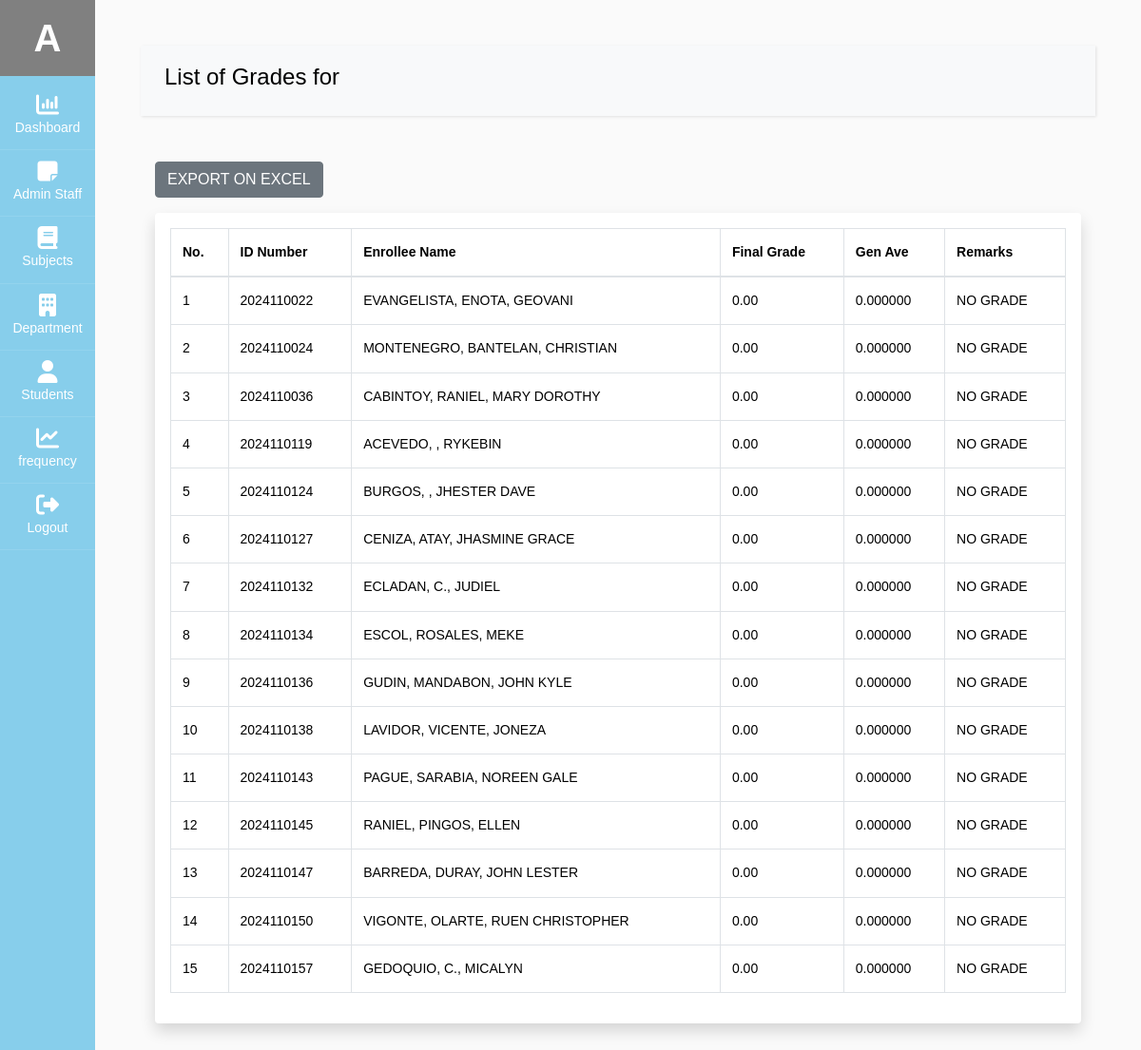
Page /admin/view_subject.php?subject_id=237 (signed in) on the committed database.
### tables this page shows
CREATE TABLE `user` (
  `admin_id` int(11) NOT NULL,
  `fname` varchar(60) NOT NULL,
  `mname` varchar(60) DEFAULT NULL,
  `lname` varchar(60) NOT NULL,
  `email` varchar(100) NOT NULL,
  `username` varchar(100) NOT NULL,
  `password` varchar(100) NOT NULL,
  `type` varchar(20) NOT NULL,
  `profile_img` varchar(255) DEFAULT NULL,
  `status` int(11) NOT NULL DEFAULT 1
);

CREATE TABLE `student` (
  `stud_id` int(11) NOT NULL,
  `stud_course` text NOT NULL,
  `stud_fname` varchar(60) NOT NULL,
  `stud_mname` varchar(60) DEFAULT NULL,
  `stud_lname` varchar(60) NOT NULL,
  `stud_phone` varchar(60) NOT NULL,
  `stud_bday` date NOT NULL,
  `stud_address` varchar(60) NOT NULL,
  `stud_gender` varchar(60) NOT NULL,
  `stud_year_level` varchar(60) NOT NULL,
  `stud_section` varchar(60) NOT NULL,
  `stud_sem` varchar(60) NOT NULL,
  `stud_academic_status` varchar(60) NOT NULL,
  `stud_school_year` varchar(255) NOT NULL,
  `stud_status` int(11) NOT NULL DEFAULT 1
);

### db/db.php (called while the page is built, shortened)
<?php
class db_connect
{
    public $host = db_host;
    public $user = db_user;
    public $pass = db_pass;
    public $name = db_name;
    public function connect()
    {
        try {
            $this->conn = new mysqli($this->host, $this->user, $this->pass, $this->name);
        } catch (\Throwable $th) {
            header("Location:setup.php");
        }
    }
}

### db/class.php (called while the page is built, shortened)
<?php
include('db.php');
class global_class extends db_connect
{
    public function get_All_studentBasedSubject($subject_id)
    {
        $query = $this->conn->prepare("
            SELECT sub.course_code,ss.ss_stud_id, AVG(ss.ss_final_grade) AS general_average,stud.stud_fname,stud.stud_mname,stud.stud_lname,stud_id,ss_final_grade
            FROM `student_subject` AS ss
            LEFT JOIN subject AS sub ON sub.subject_id = ss.ss_subject_id
            LEFT JOIN student AS stud ON stud.stud_id = ss.ss_stud_id
            WHERE ss.ss_subject_id = ? AND stud.stud_status = '1'
            GROUP BY ss.ss_stud_id;
        ");
        $query->bind_param("i", $subject_id);
        if ($query->execute()) {
            $result = $query->get_result();
            return $result;
        } else {
            return "Execution Error: " . $query->error;
        }
    }
    public function get_user_info($admin_id)
    {
        $query = $this->conn->prepare("SELECT * FROM `user` where status='1' AND admin_id =$admin_id");
        if ($query->execute()) {
            $result = $query->get_result();
            return $result;
        }
    }
}

### admin/view_subject.php (the view, shortened to what this page needs)
<?php
include('../components/admin-header.php');
$subject_id=$_GET['subject_id'];
$subject_code=$_GET['code'];
?>
<div id="content" class="p-4 p-md-5">
<nav class="navbar navbar-expand-lg navbar-light bg-light" >
  <div class="container-fluid" >
    <h4>List of Grades for <?= $subject_code?></h4>
  </div>
</nav>
<div class="container mt-5">
   <button class="btn btn-secondary mb-3" id="exportExcel">EXPORT ON EXCEL</button>
    <div class="table-responsive shadow p-3 mb-5 bg-white rounded">
    <table id="studentTable" class="table table-bordered">
        <thead>
            <tr>
                <th>No.</th>
                <th>ID Number</th>
                <th>Enrollee Name</th>
                <th>Final Grade</th>
                <th>Gen Ave</th>
                <th>Remarks</th>
            </tr>
        </thead>
        <tbody>
            <?php
                $get_All_student = $admin_db->get_All_studentBasedSubject($subject_id);
                    $count = 1;
                    while ($student = $get_All_student->fetch_array()):
                        $fullname=$student['stud_lname'].", ".$student['stud_mname'].", ".$student['stud_fname'];
                        $general_ave=$student['general_average'];
                        if($general_ave<=0){
                            $remarks="NO GRADE";
                        }else if($general_ave>0 && $general_ave <= 3 ){
                            $remarks="PASSED";
                        }else if($general_ave>0 && $general_ave > 3 ){
                            $remarks="FAILED";
                        }
            ?>
            <tr>
                <td><?=$count?></td>
                <td><?=$student['stud_id']?></td>
                <td><?=strtoupper($fullname)?></td>
                <td><?=$student['ss_final_grade']?></td>
                <td><?=$student['general_average']?></td>
                <td><?=$remarks?></td>
            </tr>
            <?php
                    $count++;
                    endwhile;
            ?>
        </tbody>
    </table>
</div>
</div>
<?php
include('../components/admin-footer.php');
?>

### components/admin-header.php (shortened to what this page needs)
<?php
include('../db/class.php');
$admin_db = new global_class();
$admin_restrictions="";
if (isset($_SESSION['admin_id'])) {
    $admin_id = $_SESSION['admin_id'];
    $getUserDetails = $admin_db->get_user_info($admin_id);
    $user = $getUserDetails->fetch_array();
    $admin_id =$user['admin_id'];
    $username=$user['username'];
}
?>
<!doctype html>
<html lang="en">
  <head>
		<link rel="stylesheet" href="../node_modules/font-awesome/css/font-awesome.min.css">
    <link rel="stylesheet" href="../node_modules/alertifyjs/build/css/alertify.min.css"/>
    <link rel="stylesheet" href="../node_modules/alertifyjs//build/css/themes/default.min.css"/>
    <link rel="stylesheet" href="../node_modules/bootstrap/dist/css/bootstrap.min.css"/>
    <link rel="stylesheet" href="../css/dataTables.bootstrap5.css">
		<link rel="stylesheet" href="../css/admin.css">
  </head>
  <body>
		<div class="wrapper d-flex align-items-stretch" >
			<nav id="sidebar" class="active" >
				<h1><a href="profile.php?profile_id=<?=$admin_id?>" class="logo" style="background-color:gray;"><?=ucfirst($username[0])?></a></h1>
        <ul class="list-unstyled components mb-5">
          <li class="active">
            <a href="dashboard.php"><span class="fa fa-bar-chart"></span> Dashboard</a>
          </li>
          <li <?=$admin_restrictions?>>
            <a href="user.php"><span class="fa fa-sticky-note"></span>Admin Staff</a>
          </li>
          <li <?=$admin_restrictions?>>
            <a href="subject.php"><span class="fa fa-book"></span> Subjects</a>
          </li>
          <li <?=$admin_restrictions?>>
            <a href="department.php"><span class="fa fa-building"></span> Department</a>
          </li>
          <li>
              <a href="student.php"><span class="fa fa-user"></span> Students</a>
          </li>
          <li>
              <a href="frequency.php"><span class="fa fa-line-chart"></span> frequency</a>
          </li>
          <li>
            <a href="Logout.php"><span class="fa fa-sign-out"></span> Logout</a>
          </li>
        </ul>
    	</nav>
  </body>
</html>

### rows in the picture
user: username "A"
student: stud_id "2024110022", fullname "EVANGELISTA, ENOTA, GEOVANI", ss_final_grade "0.00", general_average "0.000000", remarks "NO GRADE"
student: stud_id "2024110024", fullname "MONTENEGRO, BANTELAN, CHRISTIAN", ss_final_grade "0.00", general_average "0.000000", remarks "NO GRADE"
student: stud_id "2024110036", fullname "CABINTOY, RANIEL, MARY DOROTHY", ss_final_grade "0.00", general_average "0.000000", remarks "NO GRADE"
student: stud_id "2024110119", fullname "ACEVEDO, , RYKEBIN", ss_final_grade "0.00", general_average "0.000000", remarks "NO GRADE"
student: stud_id "2024110124", fullname "BURGOS, , JHESTER DAVE", ss_final_grade "0.00", general_average "0.000000", remarks "NO GRADE"
student: stud_id "2024110127", fullname "CENIZA, ATAY, JHASMINE GRACE", ss_final_grade "0.00", general_average "0.000000", remarks "NO GRADE"
student: stud_id "2024110132", fullname "ECLADAN, C., JUDIEL", ss_final_grade "0.00", general_average "0.000000", remarks "NO GRADE"
student: stud_id "2024110134", fullname "ESCOL, ROSALES, MEKE", ss_final_grade "0.00", general_average "0.000000", remarks "NO GRADE"
student: stud_id "2024110136", fullname "GUDIN, MANDABON, JOHN KYLE", ss_final_grade "0.00", general_average "0.000000", remarks "NO GRADE"
student: stud_id "2024110138", fullname "LAVIDOR, VICENTE, JONEZA", ss_final_grade "0.00", general_average "0.000000", remarks "NO GRADE"
student: stud_id "2024110143", fullname "PAGUE, SARABIA, NOREEN GALE", ss_final_grade "0.00", general_average "0.000000", remarks "NO GRADE"
student: stud_id "2024110145", fullname "RANIEL, PINGOS, ELLEN", ss_final_grade "0.00", general_average "0.000000", remarks "NO GRADE"
student: stud_id "2024110147", fullname "BARREDA, DURAY, JOHN LESTER", ss_final_grade "0.00", general_average "0.000000", remarks "NO GRADE"
student: stud_id "2024110150", fullname "VIGONTE, OLARTE, RUEN CHRISTOPHER", ss_final_grade "0.00", general_average "0.000000", remarks "NO GRADE"
student: stud_id "2024110157", fullname "GEDOQUIO, C., MICALYN", ss_final_grade "0.00", general_average "0.000000", remarks "NO GRADE"
